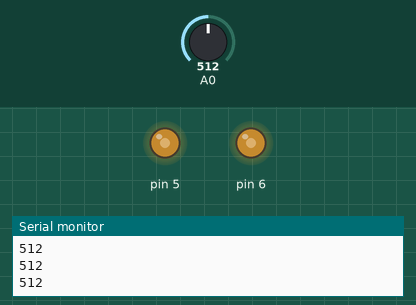
Simulated run of this sketch. Board: Arduino Uno, built with avr-gcc and run on an emulated ATmega328P. Shown: output pins drawn as LEDs (lit = HIGH), the last lines printed to the serial monitor. Inputs (shaded band) come from the test bench; at power-on: A0 = 512.

Above: at 1.2 s.
1.3 s: A0 set to 716
At 2.0 s:
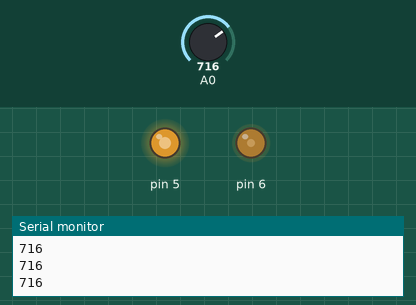
2.8 s: A0 set to 900
At 3.3 s:
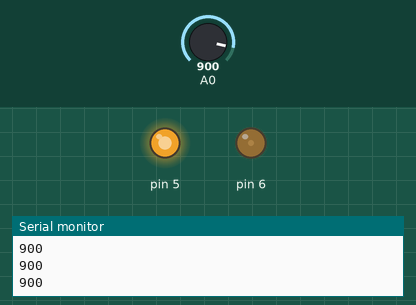
4.3 s: A0 set to 306
At 5.5 s:
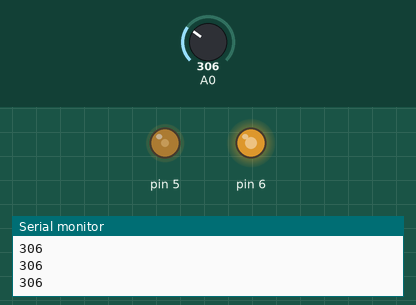
5.8 s: A0 set to 122
At 6.8 s:
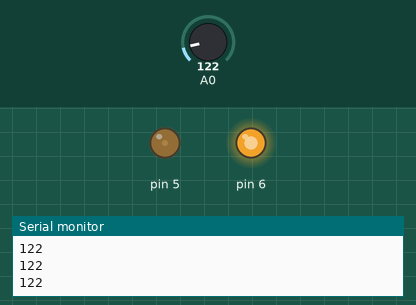
7.3 s: A0 set to 0
At 7.7 s:
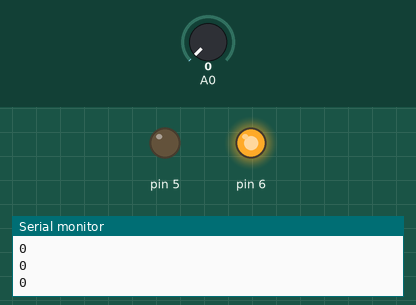
8.8 s: A0 set to 511
At 10.2 s:
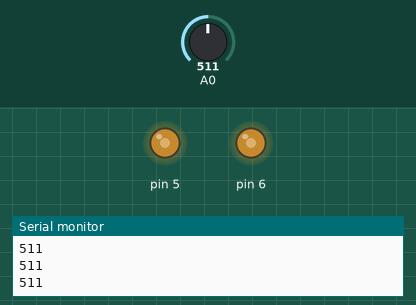
Timing chart, 0 to 11.3 s (numbered marks = the images above; inputs shaded):
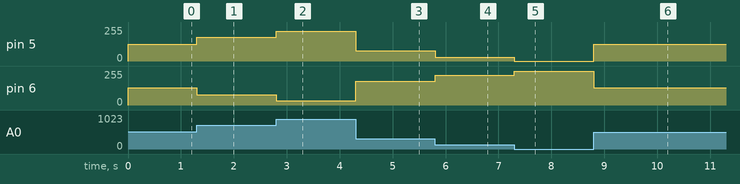

Measured:
- after the input at 1.3 s, pin 5: 127/255 → 178/255 at once; pin 6: 128/255 → 77/255 at once
- after the input at 2.8 s, pin 5: 178/255 → 224/255 at once; pin 6: 77/255 → 31/255 at once
- after the input at 4.3 s, pin 5: 224/255 → 76/255 at once; pin 6: 31/255 → 179/255 at once
- after the input at 5.8 s, pin 5: 76/255 → 30/255 at once; pin 6: 179/255 → 225/255 at once
- after the input at 7.3 s, pin 5: 30/255 → 0/255 at once; pin 6: 225/255 → 255/255 at once
- after the input at 8.8 s, pin 5: 0/255 → 127/255 at once; pin 6: 255/255 → 128/255 at once

The sketch:

asdaasd.ino
```cpp
void setup() {
  // put your setup code here, to run once:
Serial.begin(9600);
pinMode (5,OUTPUT);
pinMode (6,OUTPUT);
}

void loop() {
  // put your main code here, to run repeatedly:
int valor = analogRead(A0);
int conversion = map ( valor, 0, 1024, 0, 255);
int conversion1 = map ( valor, 0, 1024, 255, 0);
analogWrite(5, conversion);
analogWrite(6, conversion1);
//Serial.print(" Valor del Potenciometro  = ");
Serial.println(valor);
}
```
